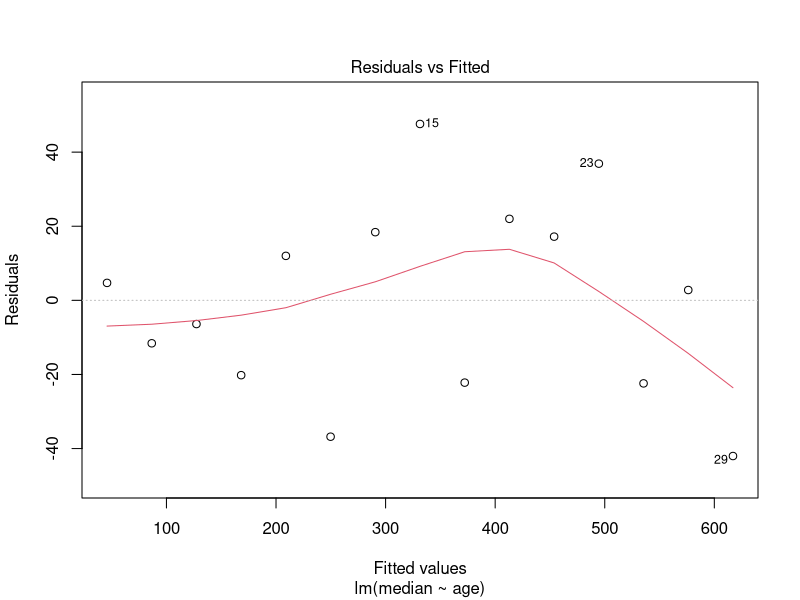
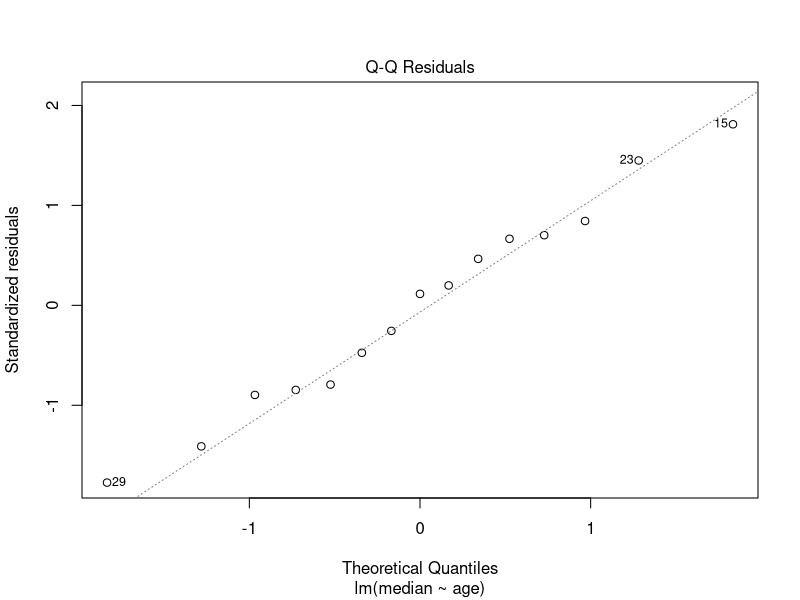
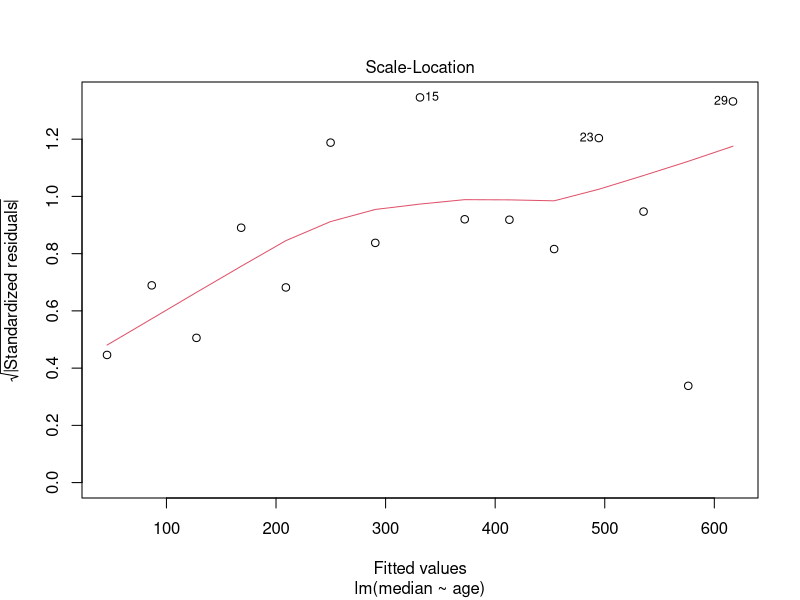
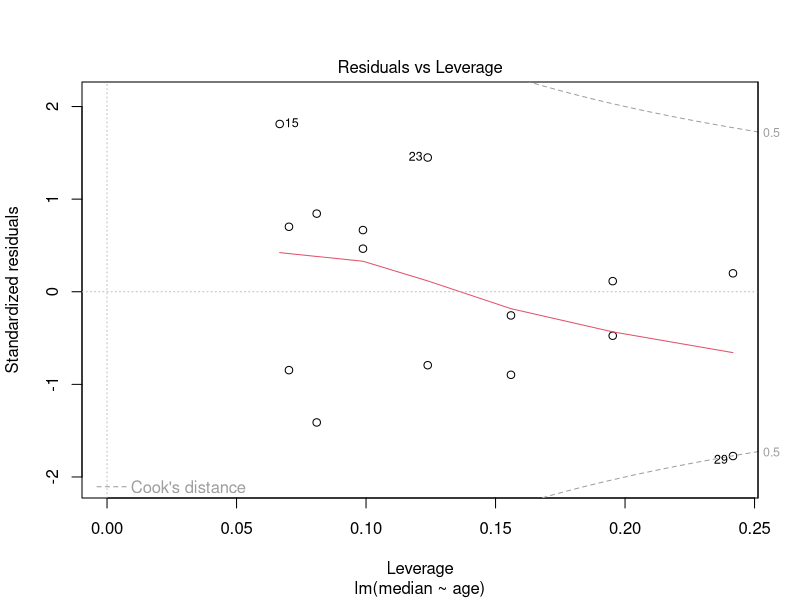
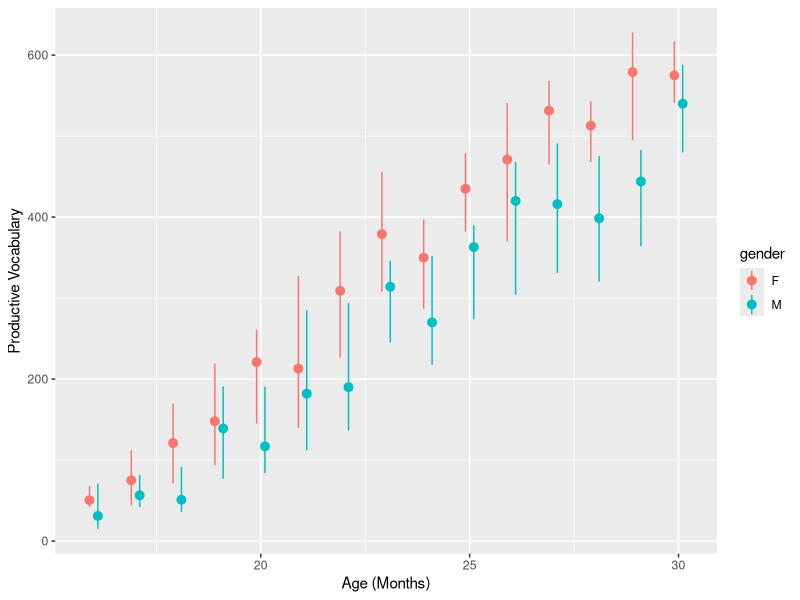
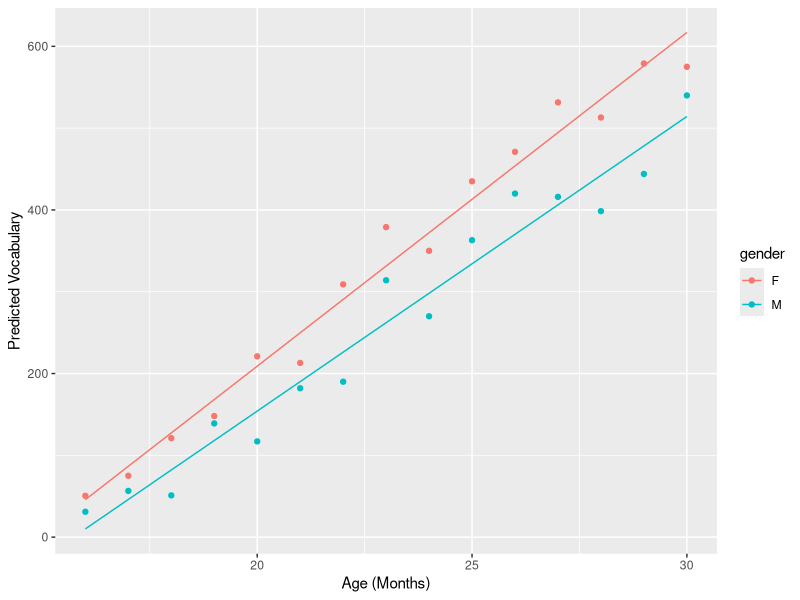
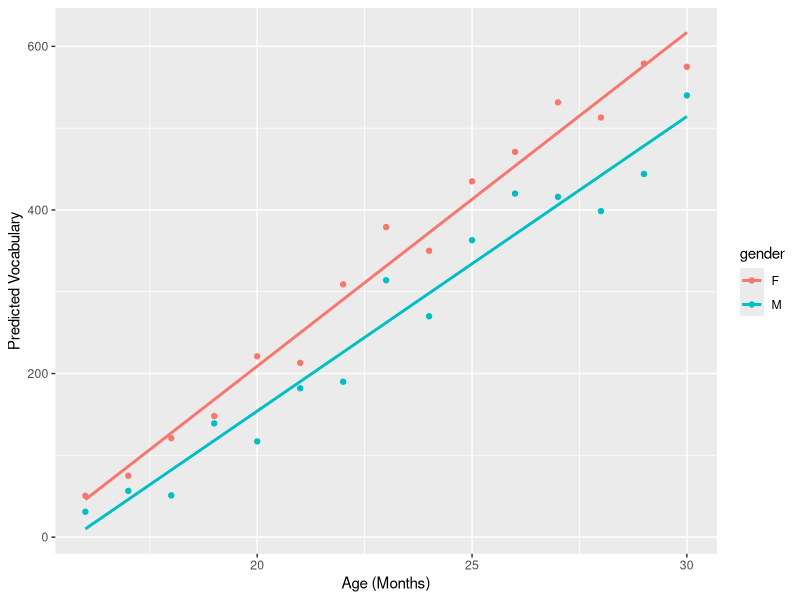
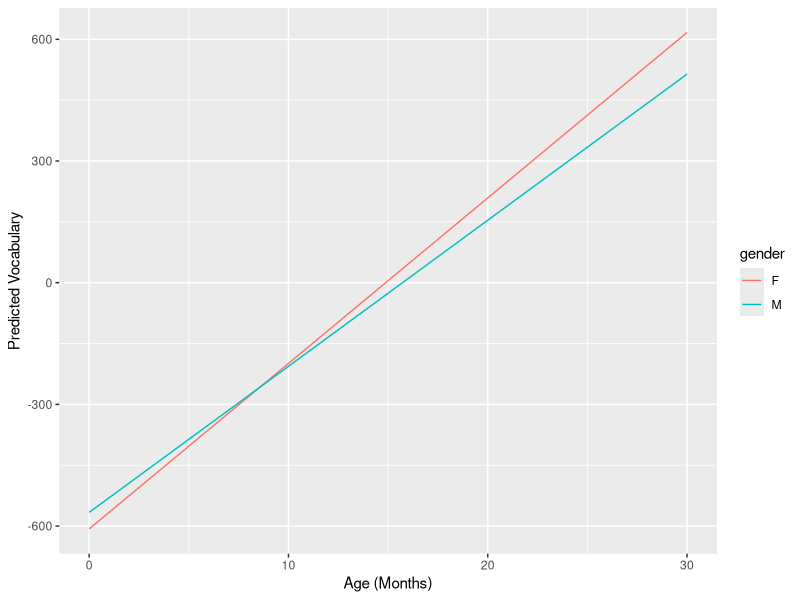

These figures' R source, in order: (Note: this script raises an error after producing the figures.)
## ---- chunk 1
library(ggplot2)
## ---- chunk 2
vocab <- read.csv('data-vocab.csv')
## ---- chunk 3
model <- lm(median ~ age, data=subset(vocab, gender == 'F'))
## ---- chunk 4
class(model)

model
print(model)

summary(model)

plot(model)
## ---- chunk 5
ggplot(vocab, aes(x=age, y=median, color=gender)) +
                    geom_pointrange(aes(min=median-ci.l, max=median+ci.h), position=position_dodge(.4)) +
                    scale_x_continuous(name="Age (Months)") +
                    scale_y_continuous(name="Productive Vocabulary")
## ---- chunk 6
summary(lm(median ~ age, data=subset(vocab, gender == 'F')))

summary(aov(median ~ age, data=subset(vocab, gender == 'F')))
## ---- chunk 7
sqrt(630.2)
## ---- chunk 8
summary(lm(median ~ age + gender, data=vocab))
summary(aov(median ~ age + gender, data=vocab))
## ---- chunk 9
summary(lm(median ~ age*gender, data=vocab))
summary(aov(median ~ age*gender, data=vocab))
## ---- chunk 10
model <- lm(median ~ age*gender, data=vocab)
## ---- chunk 11
vocab$predictions <- predict(model, vocab)
## ---- chunk 12
ggplot(vocab, aes(x=age, y=median, color=gender)) + 
                    geom_point() + # the raw data, plots the 'y' aesthetic above
                    geom_line(aes(y=predictions)) + # our predictions, plotted as a line
                    scale_x_continuous(name="Age (Months)") +
                    scale_y_continuous(name="Predicted Vocabulary")
## ---- chunk 13
ggplot(vocab, aes(x=age, y=median, color=gender)) + 
                    geom_point() + # the raw data, plots the 'y' aesthetic above
                    stat_smooth(method="lm", se = FALSE) + # add a line of best fit, without SE
                    scale_x_continuous(name="Age (Months)") +
                    scale_y_continuous(name="Predicted Vocabulary")
## ---- chunk 14
vocab_extrapolations <- data.frame(
                              c(rep(0:30,each=2)),
                              c(rep(c('M','F'),times=31)),
                              c(rep(0,62))
                              )
colnames(vocab_extrapolations) <- c('age','gender','prediction')

vocab_extrapolations$prediction <- predict(model, vocab_extrapolations)

ggplot(vocab_extrapolations, aes(x=age, y=prediction, color=gender)) + 
                                    geom_line() +
                                    scale_x_continuous(name="Age (Months)") +
                                    scale_y_continuous(name="Predicted Vocabulary")
## ---- chunk 15
vocab$ageC <- scale(vocab$age, center=T, scale=F)

summary(lm(median ~ ageC*gender, data=vocab))
## ---- chunk 16
vocab$genderC <- ifelse(vocab$gender == 'F', -.5, .5)
vocab$genderC <- scale(vocab$genderC, center=T, scale=F) # make sure it's centered

summary(lm(median ~ ageC*genderC, data=vocab))
## ---- chunk 17
# our intercept should be equivalent to our total mean
mean(vocab$median)

# our gender effect should equal the difference between our male and female groups
mean(vocab[which(vocab$gender=='F'), 'median']) - mean(vocab[which(vocab$gender=='M'), 'median'])
## ---- chunk 18
# generate three random vectors
random_dv <- rnorm(30,5,5)
random_iv1 <- rnorm(30,5,5)
random_iv2 <- rnorm(30,5,5)

# fit a model using these random vectors
summary(aov(random_dv ~ random_iv1 + random_iv2))

# now enter them in the opposite order:
summary(aov(random_dv ~ random_iv2 + random_iv1))
## ---- chunk 19
summary(aov(median ~ age + gender, data=vocab))

summary(aov(median ~ gender + age, data=vocab))
## ---- chunk 20
cor.test(vocab$age, as.numeric(vocab$gender))
## ---- chunk 21
# build a quick dataframe
dv <- c(1,3,4,2,2,3,2,5,6,3,4,4,3,5,6)
subject <- factor(rep(paste0('s',1:5),each=3))
myfactor <- factor(rep(paste0('f',1:3),times=5))
mydata <- data.frame(dv, subject, myfactor)

model <- aov(dv ~ myfactor + Error(subject/myfactor), data=mydata)
summary(model)
## ---- chunk 22
model <- lm(median ~ ageC*genderC, data=vocab)

# confint(): get confidence intervals for estimates
confint(model)

# pairwise.t.test(): run pairwise.t.tests between groups (ignoring other factors)
pairwise.t.test(vocab$median, vocab$genderC)
  # insignificant, because we aren't controlling for Age

# drop1(): drop each parameter and retrieve an F, for reporting like an ANOVA
model <- lm(median ~ ageC*genderC, data=vocab)
drop1(model,~.,test="F")
## ---- chunk 23
ls()
rm(list=ls())
